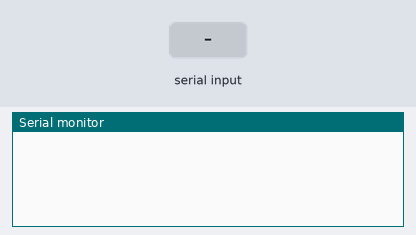
Simulated run of this sketch. Board: Arduino Uno, built with avr-gcc and run on an emulated ATmega328P. On the bench: the last lines printed to the serial monitor. Inputs (shaded band) come from the test bench.

Above: at 1.2 s.
1.3 s: "90,45\n" received over Serial
At 2.3 s:
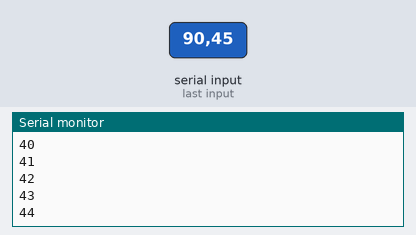
2.8 s: "30,150\n" received over Serial
At 5.0 s:
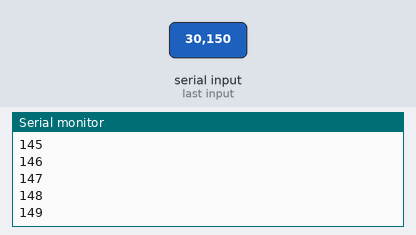
Timing chart, 0 to 6.5 s (numbered marks = the images above; inputs shaded):
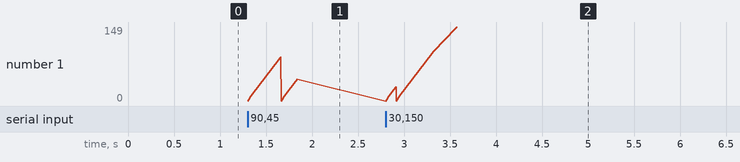

Measured:
- after the input at 1.3 s, the serial monitor: prints a new line at once (image 1)

The sketch:

ProyectoFinal.ino
```cpp
int lectura; //Variable para guardar el mensaje recibido por serial

void setup(){
   //Inicializamos el servo y el Serial:
Serial.begin(9600);
}

void loop(){
   if (Serial.available() > 0)
   {
     lectura = Serial.parseInt(); //Leemos el serial
     Serial.flush();
     for (int i=0; i<lectura;i++){
     Serial.println(i);
   }
}
}
```
